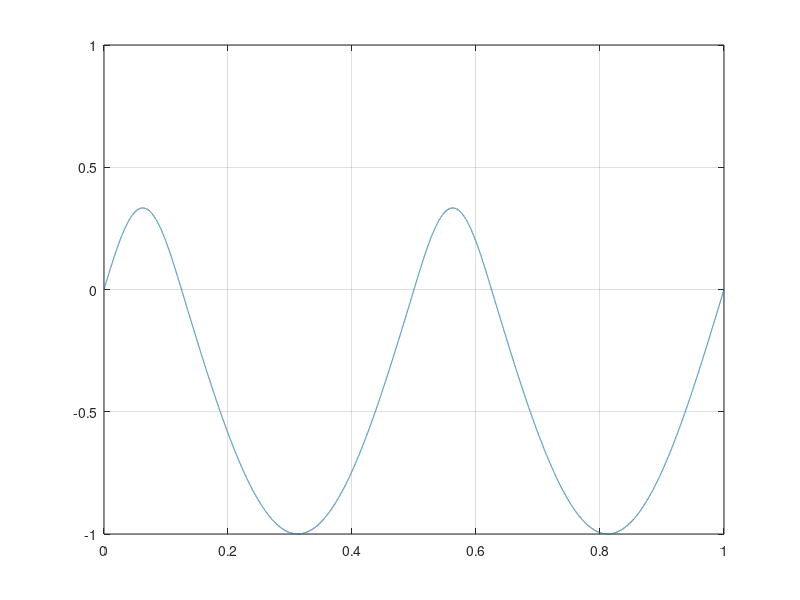

The MATLAB source for this figure:
r = 0.25;
f = 2.0;
fs = 44100;
n = fs;
T = (1:n) / fs;
Yp = 0;
Ym = 0;
fp = 1 / (2 * r);
fm = 1 / (2 * (1 - r));
p = r / (1 - r);
a = fm / fp;
s = 1;

if a > 1
    s = 1 / a;
end

for i = 1:n
  t = T(i); %mod(T(i), 2 * pi);
  w = mod(2 * pi * f * t, 2 * pi);
  
  if w < 2 * pi * r
      Yp(i) = sin(w * fp) * a * s;
  else
      Yp(i) = -sin(w * fm - pi * p) * s;
  end
end

plot(T, Yp);
ylim([-1 1]);
grid on;